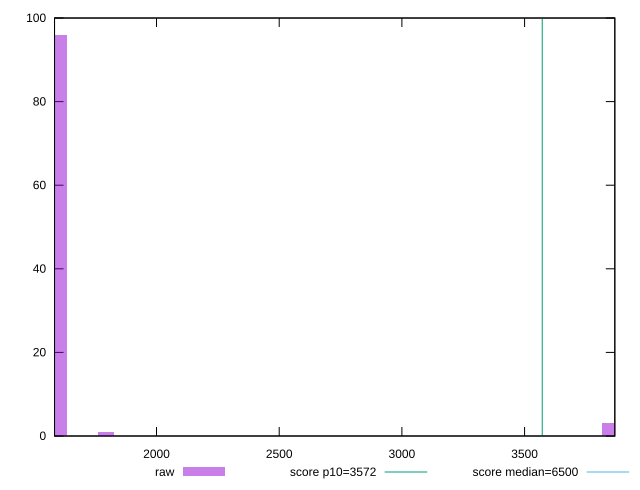

Write the gnuplot code that produced this figure.
reset

$raw <<EOF
1794.8374803320298 1
1602.5334645821695 96
3846.0803149972066 3
EOF

set key outside below
set boxwidth 64.10133858328678
set xrange [1584.4194:3867.7709999999997]
set yrange [0:100]
set trange [0:100]
set style fill transparent solid 0.5 noborder

set parametric
set terminal svg size 640, 490 enhanced background rgb 'white'
set output "report_00018_2021-02-10T15-25-16.877Z/first-cpu-idle/samples/pages+cached+noadtech+nomedia+nocss/raw/histogram.svg"

plot $raw title "raw" with boxes, \
     3572,t title "score p10=3572", \
     6500,t title "score median=6500"

reset
